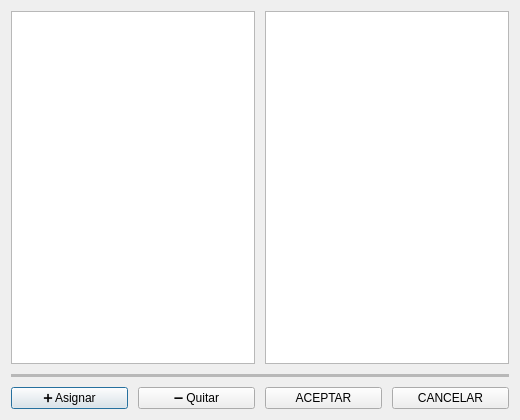
<?xml version="1.0" encoding="UTF-8"?>
<ui version="4.0">
 <class>EditarUsuario</class>
 <widget class="QDialog" name="EditarUsuario">
  <property name="geometry">
   <rect>
    <x>0</x>
    <y>0</y>
    <width>520</width>
    <height>420</height>
   </rect>
  </property>
  <property name="minimumSize">
   <size>
    <width>480</width>
    <height>380</height>
   </size>
  </property>
  <property name="windowTitle">
   <string>Permisos de Usuario</string>
  </property>
  <layout class="QGridLayout" name="gridLayout">
   <property name="columnStretch">
    <string>1,1,1,1</string>
   </property>
   <property name="rowStretch">
    <string>1,0,0</string>
   </property>
   <property name="verticalSpacing">
    <number>10</number>
   </property>
   <property name="horizontalSpacing">
    <number>10</number>
   </property>
   <property name="contentsMargins">
    <rect>
     <x>20</x>
     <y>20</y>
     <width>20</width>
     <height>20</height>
    </rect>
   </property>
   <item row="0" column="0" colspan="2">
    <widget class="QListView" name="listView_permisos_disponibles"/>
   </item>
   <item row="0" column="2" colspan="2">
    <widget class="QListView" name="listView_permisos_asignados">
     <property name="enabled">
      <bool>true</bool>
     </property>
    </widget>
   </item>
   <item row="1" column="0" colspan="4">
    <widget class="Line" name="line">
     <property name="lineWidth">
      <number>0</number>
     </property>
     <property name="midLineWidth">
      <number>1000</number>
     </property>
     <property name="orientation">
      <enum>Qt::Orientation::Horizontal</enum>
     </property>
    </widget>
   </item>
   <item row="2" column="0">
    <widget class="QPushButton" name="pushButton_asignar">
     <property name="text">
      <string>&#10133; Asignar</string>
     </property>
    </widget>
   </item>
   <item row="2" column="1">
    <widget class="QPushButton" name="pushButton_quitar">
     <property name="text">
      <string>&#10134; Quitar</string>
     </property>
    </widget>
   </item>
   <item row="2" column="2">
    <widget class="QPushButton" name="pushButton_guardar">
     <property name="text">
      <string>ACEPTAR</string>
     </property>
    </widget>
   </item>
   <item row="2" column="3">
    <widget class="QPushButton" name="pushButton_guardar_2">
     <property name="text">
      <string>CANCELAR</string>
     </property>
    </widget>
   </item>
  </layout>
 </widget>
 <resources/>
 <connections/>
</ui>
